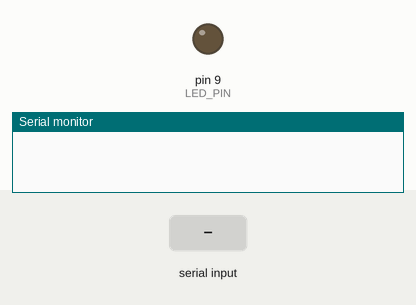
Recording of a sketch running on a simulated Arduino Uno, built with avr-gcc and run on an emulated ATmega328P. Shown: output pins drawn as LEDs (lit = HIGH), the last lines printed to the serial monitor. The test bench sets the inputs (shaded band).

Above: at 2.8 s.
2.9 s: "B" received over the second serial link
At 3.3 s:
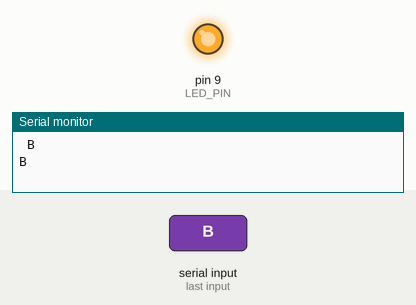
4.5 s: "1" received over the second serial link
Timing chart, 0 to 7.5 s (numbered marks = the images above; inputs shaded):
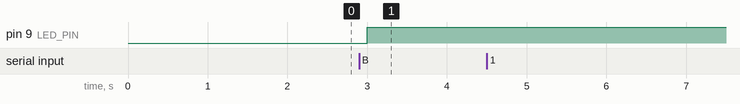

The sketch:

SerialRecieveUno.ino
```cpp
#include<SoftwareSerial.h>
SoftwareSerial SUART(3, 4); //SRX = DPin-3, STX = DPin-4
#define LED_PIN 9

bool active = false;
void setup()
{
  Serial.begin(9600);
  SUART.begin(9600);
  pinMode(LED_PIN, OUTPUT);
  Serial.print(" ");
}

void loop()
{
  byte n = SUART.available();
  if (n != 0)
  {
    char x = SUART.read();
    Serial.println(x);
    if(x == 'B'){
      if(active == false){
        digitalWrite(LED_PIN, HIGH);
        Serial.println(x);
        active = true;
      }
      else{
        digitalWrite(LED_PIN, LOW);
        Serial.println(x);
        active = false;
      }
    }
  }
  delay(1000);
}
```

Measured:
- after the input at 2.9 s, pin 9 (LED_PIN): LOW → HIGH after 0.10 s
